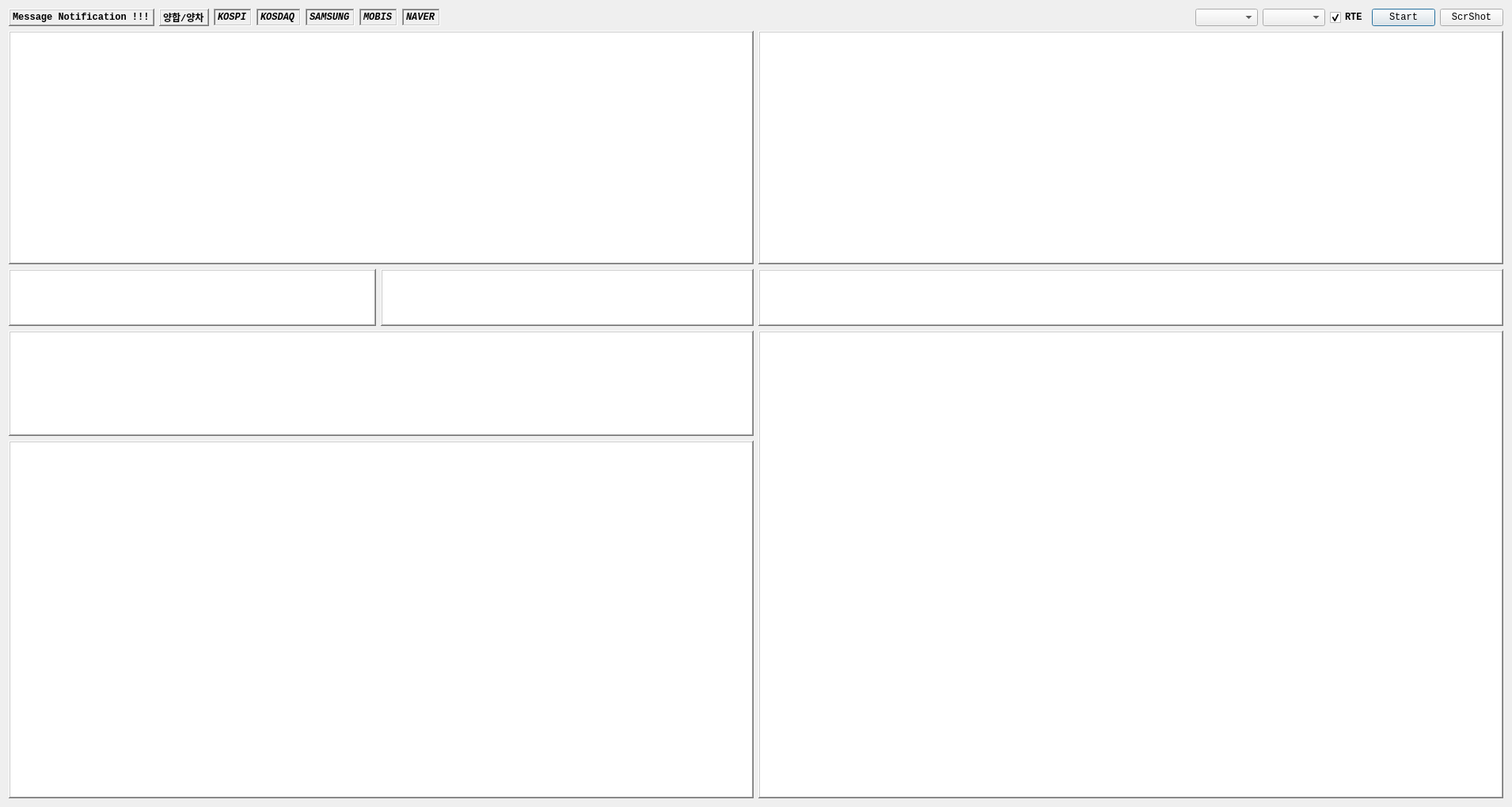
<?xml version="1.0" encoding="UTF-8"?>
<ui version="4.0">
 <class>Dialog</class>
 <widget class="QDialog" name="Dialog">
  <property name="geometry">
   <rect>
    <x>0</x>
    <y>0</y>
    <width>1910</width>
    <height>1020</height>
   </rect>
  </property>
  <property name="font">
   <font>
    <family>Consolas</family>
    <pointsize>9</pointsize>
    <weight>75</weight>
    <bold>true</bold>
   </font>
  </property>
  <property name="windowTitle">
   <string>당월물 선물옵션 전광판</string>
  </property>
  <layout class="QVBoxLayout" name="verticalLayout_3">
   <item>
    <layout class="QVBoxLayout" name="verticalLayout_2" stretch="0,50,6,100">
     <item>
      <layout class="QHBoxLayout" name="horizontalLayout">
       <item>
        <widget class="QLabel" name="label_msg">
         <property name="font">
          <font>
           <weight>75</weight>
           <italic>false</italic>
           <bold>true</bold>
          </font>
         </property>
         <property name="frameShape">
          <enum>QFrame::WinPanel</enum>
         </property>
         <property name="frameShadow">
          <enum>QFrame::Raised</enum>
         </property>
         <property name="text">
          <string>Message Notification !!!</string>
         </property>
        </widget>
       </item>
       <item>
        <widget class="QLabel" name="label_atm">
         <property name="frameShape">
          <enum>QFrame::WinPanel</enum>
         </property>
         <property name="frameShadow">
          <enum>QFrame::Raised</enum>
         </property>
         <property name="text">
          <string>양합/양차</string>
         </property>
        </widget>
       </item>
       <item>
        <widget class="QLabel" name="label_kospi">
         <property name="font">
          <font>
           <family>Consolas</family>
           <weight>75</weight>
           <italic>true</italic>
           <bold>true</bold>
          </font>
         </property>
         <property name="frameShape">
          <enum>QFrame::WinPanel</enum>
         </property>
         <property name="frameShadow">
          <enum>QFrame::Sunken</enum>
         </property>
         <property name="text">
          <string>KOSPI</string>
         </property>
        </widget>
       </item>
       <item>
        <widget class="QLabel" name="label_kosdaq">
         <property name="font">
          <font>
           <family>Consolas</family>
           <weight>75</weight>
           <italic>true</italic>
           <bold>true</bold>
          </font>
         </property>
         <property name="frameShape">
          <enum>QFrame::WinPanel</enum>
         </property>
         <property name="frameShadow">
          <enum>QFrame::Sunken</enum>
         </property>
         <property name="text">
          <string>KOSDAQ</string>
         </property>
        </widget>
       </item>
       <item>
        <widget class="QLabel" name="label_1st_co">
         <property name="font">
          <font>
           <family>Consolas</family>
           <weight>75</weight>
           <italic>true</italic>
           <bold>true</bold>
          </font>
         </property>
         <property name="frameShape">
          <enum>QFrame::WinPanel</enum>
         </property>
         <property name="frameShadow">
          <enum>QFrame::Sunken</enum>
         </property>
         <property name="text">
          <string>SAMSUNG</string>
         </property>
         <property name="margin">
          <number>0</number>
         </property>
        </widget>
       </item>
       <item>
        <widget class="QLabel" name="label_2nd_co">
         <property name="font">
          <font>
           <family>Consolas</family>
           <weight>75</weight>
           <italic>true</italic>
           <bold>true</bold>
          </font>
         </property>
         <property name="frameShape">
          <enum>QFrame::WinPanel</enum>
         </property>
         <property name="frameShadow">
          <enum>QFrame::Sunken</enum>
         </property>
         <property name="text">
          <string>MOBIS</string>
         </property>
        </widget>
       </item>
       <item>
        <widget class="QLabel" name="label_3rd_co">
         <property name="font">
          <font>
           <family>Consolas</family>
           <weight>75</weight>
           <italic>true</italic>
           <bold>true</bold>
          </font>
         </property>
         <property name="frameShape">
          <enum>QFrame::WinPanel</enum>
         </property>
         <property name="frameShadow">
          <enum>QFrame::Sunken</enum>
         </property>
         <property name="text">
          <string>NAVER</string>
         </property>
        </widget>
       </item>
       <item>
        <spacer name="horizontalSpacer">
         <property name="orientation">
          <enum>Qt::Horizontal</enum>
         </property>
         <property name="sizeHint" stdset="0">
          <size>
           <width>40</width>
           <height>20</height>
          </size>
         </property>
        </spacer>
       </item>
       <item>
        <widget class="QComboBox" name="comboBox1">
         <property name="focusPolicy">
          <enum>Qt::NoFocus</enum>
         </property>
        </widget>
       </item>
       <item>
        <widget class="QComboBox" name="comboBox2">
         <property name="focusPolicy">
          <enum>Qt::NoFocus</enum>
         </property>
        </widget>
       </item>
       <item>
        <widget class="QCheckBox" name="checkBox_realtime">
         <property name="font">
          <font>
           <family>Consolas</family>
           <weight>75</weight>
           <bold>true</bold>
          </font>
         </property>
         <property name="focusPolicy">
          <enum>Qt::NoFocus</enum>
         </property>
         <property name="text">
          <string>RTE</string>
         </property>
         <property name="checked">
          <bool>true</bool>
         </property>
        </widget>
       </item>
       <item>
        <widget class="QPushButton" name="pushButton_add">
         <property name="maximumSize">
          <size>
           <width>100</width>
           <height>16777215</height>
          </size>
         </property>
         <property name="font">
          <font>
           <family>Consolas</family>
           <weight>50</weight>
           <bold>false</bold>
          </font>
         </property>
         <property name="text">
          <string>Start</string>
         </property>
        </widget>
       </item>
       <item>
        <widget class="QPushButton" name="pushButton_remove">
         <property name="maximumSize">
          <size>
           <width>100</width>
           <height>16777215</height>
          </size>
         </property>
         <property name="font">
          <font>
           <family>Consolas</family>
           <weight>50</weight>
           <bold>false</bold>
          </font>
         </property>
         <property name="focusPolicy">
          <enum>Qt::NoFocus</enum>
         </property>
         <property name="text">
          <string> ScrShot </string>
         </property>
        </widget>
       </item>
      </layout>
     </item>
     <item>
      <layout class="QHBoxLayout" name="horizontalLayout_2">
       <item>
        <widget class="QTableWidget" name="tableWidget_call">
         <property name="font">
          <font>
           <family>Consolas</family>
           <weight>50</weight>
           <bold>false</bold>
          </font>
         </property>
         <property name="focusPolicy">
          <enum>Qt::NoFocus</enum>
         </property>
         <property name="frameShape">
          <enum>QFrame::WinPanel</enum>
         </property>
         <property name="frameShadow">
          <enum>QFrame::Raised</enum>
         </property>
         <property name="lineWidth">
          <number>1</number>
         </property>
        </widget>
       </item>
       <item>
        <widget class="QTableWidget" name="tableWidget_put">
         <property name="font">
          <font>
           <family>Consolas</family>
           <weight>50</weight>
           <bold>false</bold>
          </font>
         </property>
         <property name="focusPolicy">
          <enum>Qt::NoFocus</enum>
         </property>
         <property name="frameShape">
          <enum>QFrame::WinPanel</enum>
         </property>
         <property name="frameShadow">
          <enum>QFrame::Raised</enum>
         </property>
         <property name="lineWidth">
          <number>1</number>
         </property>
        </widget>
       </item>
      </layout>
     </item>
     <item>
      <layout class="QHBoxLayout" name="horizontalLayout_3" stretch="987,1000,2000">
       <item>
        <widget class="QTextBrowser" name="textBrowser">
         <property name="font">
          <font>
           <family>Consolas</family>
           <weight>75</weight>
           <bold>true</bold>
          </font>
         </property>
         <property name="focusPolicy">
          <enum>Qt::StrongFocus</enum>
         </property>
         <property name="frameShape">
          <enum>QFrame::WinPanel</enum>
         </property>
         <property name="frameShadow">
          <enum>QFrame::Raised</enum>
         </property>
        </widget>
       </item>
       <item>
        <widget class="QTableWidget" name="tableWidget_supply">
         <property name="font">
          <font>
           <family>Consolas</family>
          </font>
         </property>
         <property name="focusPolicy">
          <enum>Qt::NoFocus</enum>
         </property>
         <property name="frameShape">
          <enum>QFrame::WinPanel</enum>
         </property>
         <property name="frameShadow">
          <enum>QFrame::Raised</enum>
         </property>
        </widget>
       </item>
       <item>
        <widget class="QTableWidget" name="tableWidget_quote">
         <property name="font">
          <font>
           <family>Consolas</family>
           <weight>50</weight>
           <bold>false</bold>
          </font>
         </property>
         <property name="focusPolicy">
          <enum>Qt::NoFocus</enum>
         </property>
         <property name="frameShape">
          <enum>QFrame::WinPanel</enum>
         </property>
         <property name="frameShadow">
          <enum>QFrame::Raised</enum>
         </property>
        </widget>
       </item>
      </layout>
     </item>
     <item>
      <layout class="QHBoxLayout" name="horizontalLayout_4">
       <item>
        <layout class="QVBoxLayout" name="verticalLayout" stretch="59,200">
         <item>
          <widget class="QTableWidget" name="tableWidget_fut">
           <property name="font">
            <font>
             <family>Consolas</family>
             <weight>50</weight>
             <bold>false</bold>
            </font>
           </property>
           <property name="focusPolicy">
            <enum>Qt::NoFocus</enum>
           </property>
           <property name="frameShape">
            <enum>QFrame::WinPanel</enum>
           </property>
           <property name="frameShadow">
            <enum>QFrame::Raised</enum>
           </property>
          </widget>
         </item>
         <item>
          <widget class="PlotWidget" name="Plot_Fut">
           <property name="font">
            <font>
             <family>Consolas</family>
             <weight>75</weight>
             <italic>true</italic>
             <bold>true</bold>
            </font>
           </property>
           <property name="focusPolicy">
            <enum>Qt::NoFocus</enum>
           </property>
           <property name="frameShape">
            <enum>QFrame::WinPanel</enum>
           </property>
           <property name="frameShadow">
            <enum>QFrame::Raised</enum>
           </property>
          </widget>
         </item>
        </layout>
       </item>
       <item>
        <widget class="PlotWidget" name="Plot_Opt">
         <property name="font">
          <font>
           <family>Consolas</family>
           <weight>75</weight>
           <italic>true</italic>
           <bold>true</bold>
          </font>
         </property>
         <property name="focusPolicy">
          <enum>Qt::NoFocus</enum>
         </property>
         <property name="frameShape">
          <enum>QFrame::WinPanel</enum>
         </property>
         <property name="frameShadow">
          <enum>QFrame::Raised</enum>
         </property>
        </widget>
       </item>
      </layout>
     </item>
    </layout>
   </item>
  </layout>
 </widget>
 <customwidgets>
  <customwidget>
   <class>PlotWidget</class>
   <extends>QGraphicsView</extends>
   <header>pyqtgraph</header>
  </customwidget>
 </customwidgets>
 <resources/>
 <connections>
  <connection>
   <sender>pushButton_add</sender>
   <signal>clicked()</signal>
   <receiver>Dialog</receiver>
   <slot>AddCode()</slot>
   <hints>
    <hint type="sourcelabel">
     <x>457</x>
     <y>20</y>
    </hint>
    <hint type="destinationlabel">
     <x>458</x>
     <y>-8</y>
    </hint>
   </hints>
  </connection>
  <connection>
   <sender>pushButton_remove</sender>
   <signal>clicked()</signal>
   <receiver>Dialog</receiver>
   <slot>RemoveCode()</slot>
   <hints>
    <hint type="sourcelabel">
     <x>496</x>
     <y>20</y>
    </hint>
    <hint type="destinationlabel">
     <x>461</x>
     <y>-22</y>
    </hint>
   </hints>
  </connection>
 </connections>
 <slots>
  <slot>AddCode()</slot>
  <slot>RemoveCode()</slot>
 </slots>
</ui>
